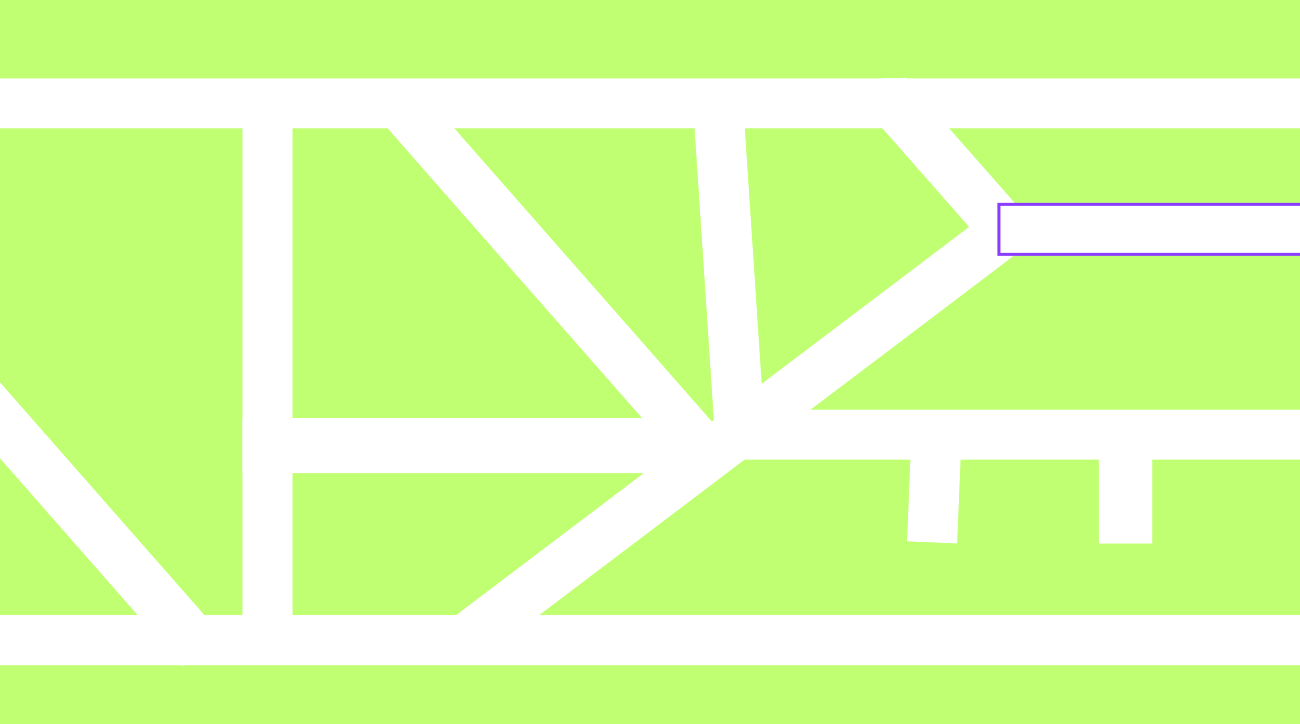
#> input picture mapa.png, 1300 x 724 px
$ python main2map.py
#> lines starting #> are read from the running program, lines starting #| are printed output that depends on the picture
import matplotlib.pyplot as plt
import networkx as nx
import matplotlib.image as mpimg

# === 1. Carregar o mapa como fundo ===
mapa = mpimg.imread("mapa.png")
#> mapa is the input picture: shape (724, 1300, 4) float32; mean R, G, B, A 0.832, 0.998, 0.627, 1

# === 2. Criar grafo ===
G = nx.DiGraph()

# === 3. Definir nós (coordenadas x, y) ===

pos = {
    "N1": (100, 500),
    "N2": (300, 500),
    "N3": (500, 500),
    "N4": (700, 500),
    "N5": (300, 300),
    "N6": (500, 300),
    "N7": (700, 300),
    "N8": (500, 100)
}


edges = [
    ("N1", "N2"), ("N2", "N3"), ("N3", "N4"),
    ("N2", "N5"), ("N3", "N6"),
    ("N5", "N6"), ("N6", "N7"),
    ("N6", "N8")
]


for u, v in edges:
    x1, y1 = pos[u]
    x2, y2 = pos[v]
    dist = ((x1 - x2) ** 2 + (y1 - y2) ** 2) ** 0.5
    G.add_edge(u, v, weight=dist)
    G.add_edge(v, u, weight=dist)

restaurante = "N1"
casa = "N7"


caminho = nx.dijkstra_path(G, source=restaurante, target=casa, weight="weight")
print("Caminho mais curto:", caminho)


fig, ax = plt.subplots(figsize=(10,6))
ax.imshow(mapa, extent=[0, 1000, 0, 600])  # ajusta fundo

# desenha grafo
nx.draw(G, pos, ax=ax, node_size=200, node_color="black", edge_color="white", with_labels=True, font_color="white")

# desenha caminho em vermelho
path_edges = list(zip(caminho, caminho[1:]))
nx.draw_networkx_edges(G, pos, edgelist=path_edges, edge_color="red", width=3, ax=ax)

plt.show()
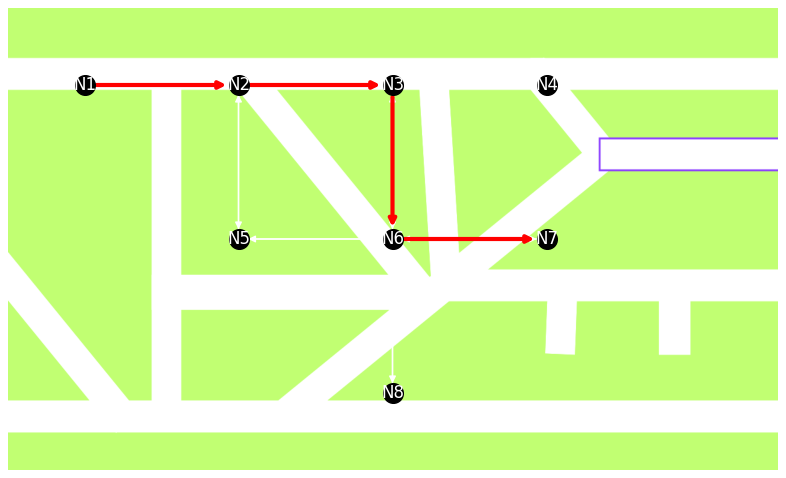
#> figure drawn by matplotlib, 1 panel
